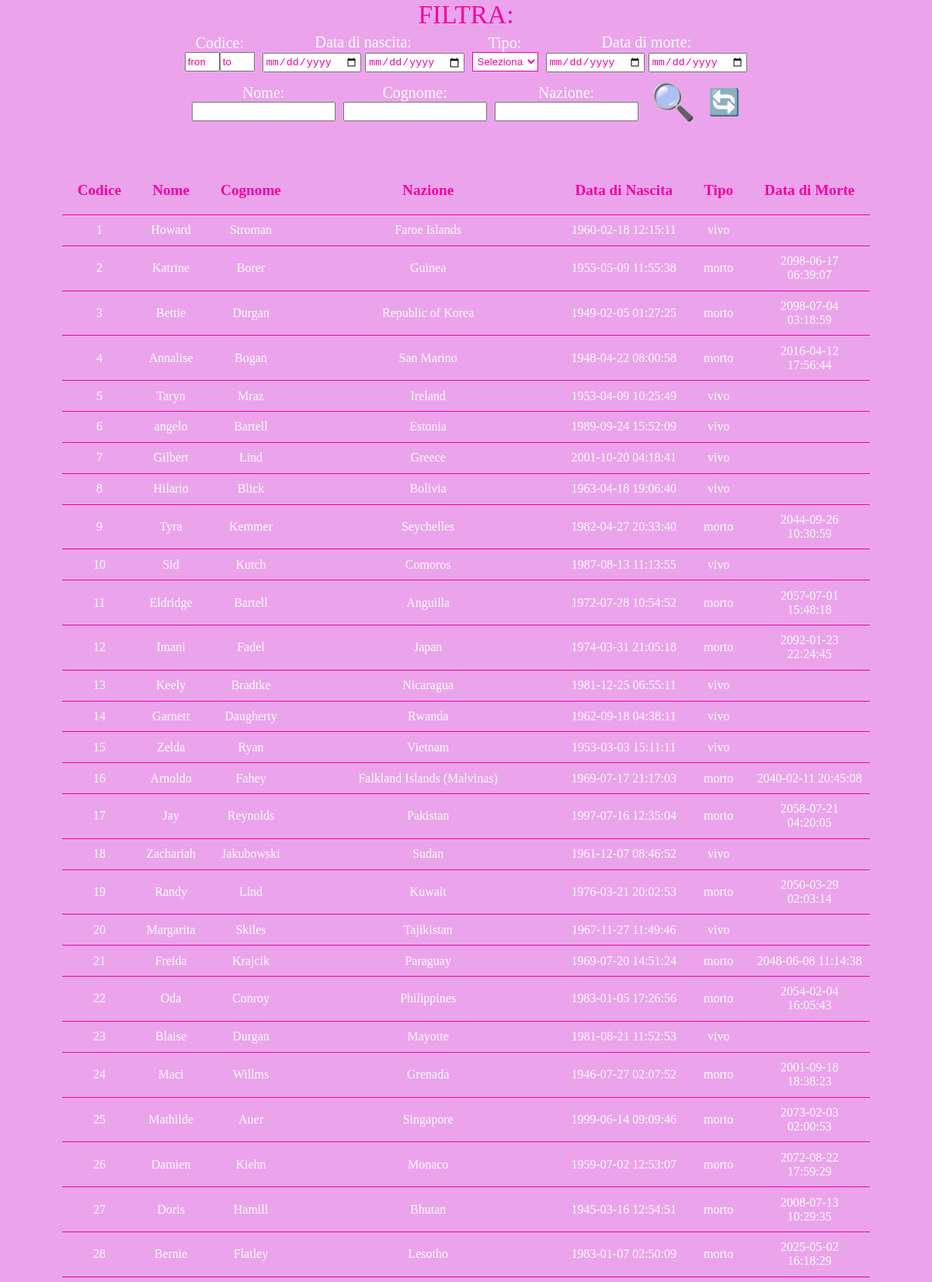
The app's page /autori.php (upper part) with its own data.
### tables this page shows
CREATE TABLE `Autore` (
  `codice` int NOT NULL,
  `nome` varchar(30) NOT NULL,
  `cognome` varchar(30) NOT NULL,
  `nazione` varchar(100) NOT NULL,
  `dataNascita` datetime NOT NULL,
  `tipo` varchar(10) NOT NULL,
  `dataMorte` datetime DEFAULT NULL
);

### autori.php (the view, shortened to what this page needs)
<html>
<head>
<link href="stili/stileautori.css" rel="stylesheet">
</head>
<div id="contenitore">
<label style="font-size: 25pt; color:#F500A2">FILTRA: </label>
    <div id="filtro" >
        <div id="f2">
        <div class="codice">
            <label>Codice: </label>
            <input type="number"  min="1" step="1" id="fromCodice" placeholder="from"><input type="number" min="1" id="toCodice" placeholder="to">
            </div>
            <div >
            <label>Data di nascita: </label>
            <input type="date" id="FromDataNascita"  placeholder="from" >
            <input type="date" id="ToDataNascita"  placeholder="to">
            </div>
            <div >
            <label>Tipo: </label>
            <select id="tipo">
                <option>Seleziona</option>
            </select>
            </div>
            <div >
            <label>Data di morte: </label>
            <input type="date" id="FromDataMorte" placeholder="from" >
            <input type="date" id="ToDataMorte" placeholder="to">
            </div>
        </div>
        <div id="f1">
            <div >
            <label>Nome: </label>
            <input type="text"  id="nome">
            </div>
            <div >
            <label>Cognome: </label>
            <input type="text" id="cognome">
            </div>
            <div >
            <label>Nazione: </label>
            <input type="text" id="nazione">
            </div>
            <div class="cerca">
            <button type="submit" id="cerca" > 🔍</button>
        </div>
        <div class="ricarica">
            <a href="autori.php">🔄</a>
        </div>
        </div>
    </div>
    <div id="filtrato" >
    </div>
        <div id="contenuto" >
<?php
include "connection.php";
$sql="SELECT * FROM Autore";
$ris=mysqli_query($conn, $sql);
echo "<table id='tabella'>";
echo "<tr class='title'>";
	echo "<td>" . "<b>Codice</b>" . "</td>";
	echo "<td>" . "<b>Nome</b>" . "</td>";
	echo "<td>" . "<b>Cognome</b>"	. "</td>";
	echo "<td>" . "<b>Nazione</b>" . "</td>";
	echo "<td>" . "<b>Data di Nascita</b>" . "</td>";
    echo "<td>" . "<b>Tipo</b>" . "</td>";
    echo "<td>" . "<b>Data di Morte</b>" . "</td>";
while ($riga=mysqli_fetch_array($ris)){
	echo "<tr>";
	echo "<td>" . $riga["codice"] . "</td>";
	echo "<td>" . $riga["nome"] . "</td>";
	echo "<td>" . $riga["cognome"] . "</td>";
	echo "<td>" . $riga["nazione"] . "</td>";
	echo "<td>" . $riga["dataNascita"] . "</td>";
    echo "<td>" . $riga["tipo"] . "</td>";
    echo "<td>" . $riga["dataMorte"] . "</td>";
}
echo "</table>";
?>
   </div>
</div>
</html>

### connection.php (shortened to what this page needs)
<html>
</html>

### stileautori.css (style rules this page uses)
#contenitore { font-family: "aboreto"; width: 100%; }
#filtro { dborder: solid rgb(0, 255, 229) 2px; width: 100%; height: 15%; font-size: 15pt; }
#filtro input { padding: 2px; height: 25px; color: #F500A2; dborder: 1px solid #F500A2; }
#f1,#f2 { dborder: solid rgb(0, 255, 229) 2px; display:inline-flex; margin: 5px auto; }
#f1 div,#f2 div { margin: auto 5px; }
#filtro div { color: #ffffff; fborder: solid white 1px; }
.ricarica a { font-size: 25pt; text-decoration: none; }
.cerca button { border: none; font-size: 35pt; background-color: transparent; }
.codice input { width: 45px; color: #F500A2; }
#filtro select { padding: 2px; height: 25px; color: #F500A2; border: 1px solid #F500A2; background-color: #ffffff; }
#contenuto { dborder: solid rgb(242, 0, 255) 2px; width: 100%; height: 85%; }
#tabella { width:auto; height:auto; border-collapse:collapse; text-align:center; margin:20px auto; }
.title { color: #F500A2; font-size: larger; margin: 10px; }
.title td { padding: 20px; }
#tabella tr, td { border-bottom: 1px solid #F500A2; padding: 1%; }
#filtrato { gborder: solid rgb(242, 0, 255) 2px; font-size: 20pt; padding-top: 3%; }
#contenuto { jborder: solid rgb(160, 222, 164) 2px; }

### records on screen
autore: codice "1", nome "Howard", cognome "Stroman", nazione "Faroe Islands", dataNascita "1960-02-18 12:15:11", tipo "vivo"
autore: codice "2", nome "Katrine", cognome "Borer", nazione "Guinea", dataNascita "1955-05-09 11:55:38", tipo "morto", dataMorte "2098-06-17 06:39:07"
autore: codice "3", nome "Bettie", cognome "Durgan", nazione "Republic of Korea", dataNascita "1949-02-05 01:27:25", tipo "morto", dataMorte "2098-07-04 03:18:59"
autore: codice "4", nome "Annalise", cognome "Bogan", nazione "San Marino", dataNascita "1948-04-22 08:00:58", tipo "morto", dataMorte "2016-04-12 17:56:44"
autore: codice "5", nome "Taryn", cognome "Mraz", nazione "Ireland", dataNascita "1953-04-09 10:25:49", tipo "vivo"
autore: codice "6", nome "angelo", cognome "Bartell", nazione "Estonia", dataNascita "1989-09-24 15:52:09", tipo "vivo"
autore: codice "7", nome "Gilbert", cognome "Lind", nazione "Greece", dataNascita "2001-10-20 04:18:41", tipo "vivo"
autore: codice "8", nome "Hilario", cognome "Blick", nazione "Bolivia", dataNascita "1963-04-18 19:06:40", tipo "vivo"
autore: codice "9", nome "Tyra", cognome "Kemmer", nazione "Seychelles", dataNascita "1982-04-27 20:33:40", tipo "morto", dataMorte "2044-09-26 10:30:59"
autore: codice "10", nome "Sid", cognome "Kutch", nazione "Comoros", dataNascita "1987-08-13 11:13:55", tipo "vivo"
autore: codice "11", nome "Eldridge", cognome "Bartell", nazione "Anguilla", dataNascita "1972-07-28 10:54:52", tipo "morto", dataMorte "2057-07-01 15:48:18"
autore: codice "12", nome "Imani", cognome "Fadel", nazione "Japan", dataNascita "1974-03-31 21:05:18", tipo "morto", dataMorte "2092-01-23 22:24:45"
autore: codice "13", nome "Keely", cognome "Bradtke", nazione "Nicaragua", dataNascita "1981-12-25 06:55:11", tipo "vivo"
autore: codice "14", nome "Garnett", cognome "Daugherty", nazione "Rwanda", dataNascita "1962-09-18 04:38:11", tipo "vivo"
autore: codice "15", nome "Zelda", cognome "Ryan", nazione "Vietnam", dataNascita "1953-03-03 15:11:11", tipo "vivo"
autore: codice "16", nome "Arnoldo", cognome "Fahey", nazione "Falkland Islands (Malvinas)", dataNascita "1969-07-17 21:17:03", tipo "morto", dataMorte "2040-02-11 20:45:08"
autore: codice "17", nome "Jay", cognome "Reynolds", nazione "Pakistan", dataNascita "1997-07-16 12:35:04", tipo "morto", dataMorte "2058-07-21 04:20:05"
autore: codice "18", nome "Zachariah", cognome "Jakubowski", nazione "Sudan", dataNascita "1961-12-07 08:46:52", tipo "vivo"
autore: codice "19", nome "Randy", cognome "Lind", nazione "Kuwait", dataNascita "1976-03-21 20:02:53", tipo "morto", dataMorte "2050-03-29 02:03:14"
autore: codice "20", nome "Margarita", cognome "Skiles", nazione "Tajikistan", dataNascita "1967-11-27 11:49:46", tipo "vivo"
autore: codice "21", nome "Freida", cognome "Krajcik", nazione "Paraguay", dataNascita "1969-07-20 14:51:24", tipo "morto", dataMorte "2048-06-08 11:14:38"
autore: codice "22", nome "Oda", cognome "Conroy", nazione "Philippines", dataNascita "1983-01-05 17:26:56", tipo "morto", dataMorte "2054-02-04 16:05:43"
autore: codice "23", nome "Blaise", cognome "Durgan", nazione "Mayotte", dataNascita "1981-08-21 11:52:53", tipo "vivo"
autore: codice "24", nome "Maci", cognome "Willms", nazione "Grenada", dataNascita "1946-07-27 02:07:52", tipo "morto", dataMorte "2001-09-18 18:38:23"
autore: codice "25", nome "Mathilde", cognome "Auer", nazione "Singapore", dataNascita "1999-06-14 09:09:46", tipo "morto", dataMorte "2073-02-03 02:00:53"
autore: codice "26", nome "Damien", cognome "Kiehn", nazione "Monaco", dataNascita "1959-07-02 12:53:07", tipo "morto", dataMorte "2072-08-22 17:59:29"
autore: codice "27", nome "Doris", cognome "Hamill", nazione "Bhutan", dataNascita "1945-03-16 12:54:51", tipo "morto", dataMorte "2008-07-13 10:29:35"
autore: codice "28", nome "Bernie", cognome "Flatley", nazione "Lesotho", dataNascita "1983-01-07 02:50:09", tipo "morto", dataMorte "2025-05-02 16:18:29"
